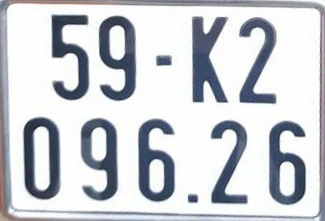
#> input picture Final_DATN/app/output/a1.jpg, 325 x 221 px
$ python test.py
#> lines starting #> are read from the running program, lines starting #| are printed output that depends on the picture; after the words box and inside, x2 and y2 are one past the last pixel; in counts of white or black regions, pixels touching at a corner belong together
### Final_DATN/app/ocr.py
import cv2
def sort_contours(cnts, plate_center):
    # Sắp xếp các bounding box theo tọa độ y
    boundingBoxes = [cv2.boundingRect(c) for c in cnts]
    boundingBoxes = sorted(boundingBoxes, key=lambda b: b[1])

    # Sắp xếp các bounding box vào hàng trên hoặc hàng dưới dựa vào vị trí của tâm
    top_contours = []
    bottom_contours = []
    for box in boundingBoxes:
        box_center_y = box[1] + box[3] / 2
        if box_center_y <= plate_center:
            top_contours.append(box)
        else:
            bottom_contours.append(box)

    # Sắp xếp các bounding box trong hàng trên từ trái qua phải, và trong hàng dưới từ trái qua phải
    top_contours = sorted(top_contours, key=lambda b: b[0])
    bottom_contours = sorted(bottom_contours, key=lambda b: b[0])

    # Tạo danh sách chứa các bounding box đã sắp xếp
    sorted_contours = [box for box in top_contours]
    sorted_contours.extend(bottom_contours)

    return sorted_contours
char_list =  '0123456789ABCDEFGHKLMNPRSTUVXYZ'
# [6 lines left out: function fine_tune, not called in this run]

### Final_DATN/app/test.py
from ocr import*
import cv2
img=cv2.imread('output/a1.jpg')
#> img is the input picture: shape (221, 325, 3); mean B, G, R 209.8, 205, 201.8

gray = cv2.cvtColor( img, cv2.COLOR_BGR2GRAY)
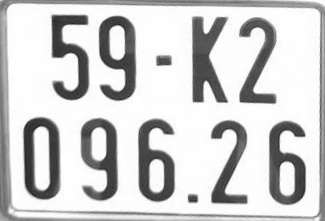
#> gray: shape (221, 325); min 33, max 255, mean 204.6
# Ap dung threshold de phan tach so va nen
_, binary = cv2.threshold(gray, 0, 255, cv2.THRESH_BINARY_INV + cv2.THRESH_OTSU)
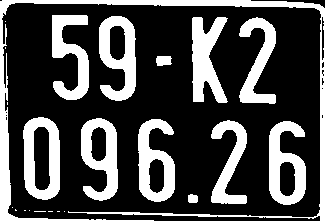
#> binary: shape (221, 325); 28.8% white; 23 white regions (11 under 20 px), largest, box (x1, y1, x2, y2) and area: (0, 0, 325, 221) 4974, (192, 17, 228, 103) 1880, (99, 16, 136, 101) 1837
roi = img.copy()
kernel3 = cv2.getStructuringElement(cv2.MORPH_RECT, (3, 3))
thre_mor = cv2.morphologyEx(binary, cv2.MORPH_DILATE, kernel3)
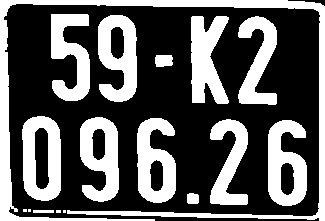
#> thre_mor: shape (221, 325); 36.4% white; 17 white regions (4 under 20 px)
cont, _  = cv2.findContours(thre_mor, cv2.RETR_LIST, cv2.CHAIN_APPROX_SIMPLE)
#> cont = 22 contours, 4 with area under 20; largest, box (x1, y1, x2, y2) and area: (0, 0, 325, 221) 5670, (22, 116, 61, 201) 2860, (98, 15, 137, 102) 2484, (268, 120, 307, 206) 2456, (137, 118, 176, 203) 2397
for c in sort_contours(cont,roi.shape[0]/2):
#> in sort_contours, `boundingBoxes = [cv2.boundingRect(c) for c in cnts]`: boundingBoxes = 22 items
#> in sort_contours, `top_contours = sorted(top_contours, key=lambda b: b[0])`: top_contours = [(0, 0, 325, 221), (51, 14, 39, 87), (98, 15, 39, 87), (110, 26, 15, 34), (155, 55, 18, 12), (191, 16, 38, 88), (238, 16, 39, 89)]
#> in sort_contours, `bottom_contours = sorted(bottom_contours, key=lambda b: b[0])`: bottom_contours = 15 items
#> in sort_contours, `sorted_contours = [box for box in top_contours]`: sorted_contours has the same summary as top_contours
                                        (x, y, w, h) = c
                                        ratio = h/w
                                        if 1.5<=ratio<=4.0: # Chon cac contour dam bao ve ratio w/h
                                            if h/roi.shape[0]>=0.3: # Chon cac contour cao tu 60% bien so tro len
                                                #print(w,h)
                                                # Ve khung chu nhat quanh so
                                                cv2.rectangle(roi, (x, y), (x + w, y + h), (0, 255, 0), 2)
#> this loop made 22 passes
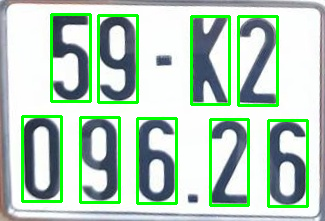
#> roi: shape (221, 325, 3); 9.36% of pixels changed, all inside (x1, y1, x2, y2) = (21, 13, 309, 208)
                                                # Tach so va predict
cv2.imwrite('output/a2.jpg',roi)
cv2.imwrite('output/a3.jpg',binary)
